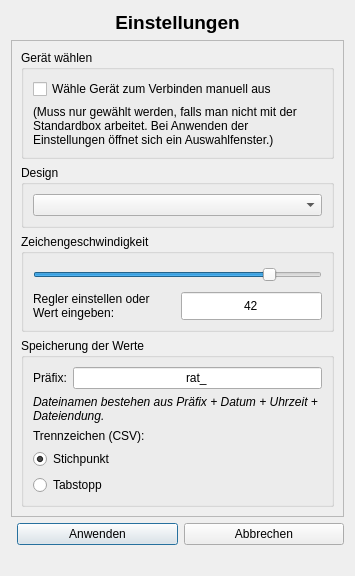
<?xml version="1.0" encoding="UTF-8"?>
<ui version="4.0">
 <class>settings</class>
 <widget class="QDialog" name="settings">
  <property name="geometry">
   <rect>
    <x>0</x>
    <y>0</y>
    <width>355</width>
    <height>576</height>
   </rect>
  </property>
  <property name="windowTitle">
   <string>Dialog</string>
  </property>
  <layout class="QGridLayout" name="gridLayout_2">
   <item row="6" column="1">
    <widget class="QPushButton" name="btn_apply">
     <property name="sizePolicy">
      <sizepolicy hsizetype="Expanding" vsizetype="Expanding">
       <horstretch>0</horstretch>
       <verstretch>0</verstretch>
      </sizepolicy>
     </property>
     <property name="text">
      <string>Anwenden</string>
     </property>
     <property name="autoDefault">
      <bool>true</bool>
     </property>
     <property name="default">
      <bool>false</bool>
     </property>
     <property name="flat">
      <bool>false</bool>
     </property>
    </widget>
   </item>
   <item row="7" column="0" colspan="2">
    <widget class="QLabel" name="lbl_space">
     <property name="text">
      <string/>
     </property>
    </widget>
   </item>
   <item row="6" column="2">
    <widget class="QPushButton" name="btn_cancel">
     <property name="sizePolicy">
      <sizepolicy hsizetype="Expanding" vsizetype="Expanding">
       <horstretch>0</horstretch>
       <verstretch>0</verstretch>
      </sizepolicy>
     </property>
     <property name="text">
      <string>Abbrechen</string>
     </property>
    </widget>
   </item>
   <item row="1" column="0" colspan="3">
    <widget class="QScrollArea" name="scrollArea">
     <property name="sizePolicy">
      <sizepolicy hsizetype="Expanding" vsizetype="Expanding">
       <horstretch>0</horstretch>
       <verstretch>1</verstretch>
      </sizepolicy>
     </property>
     <property name="verticalScrollBarPolicy">
      <enum>Qt::ScrollBarAsNeeded</enum>
     </property>
     <property name="widgetResizable">
      <bool>true</bool>
     </property>
     <widget class="QWidget" name="scrollAreaWidgetContents">
      <property name="geometry">
       <rect>
        <x>0</x>
        <y>0</y>
        <width>335</width>
        <height>479</height>
       </rect>
      </property>
      <layout class="QVBoxLayout" name="verticalLayout">
       <item>
        <widget class="QGroupBox" name="grp_selectDevice">
         <property name="sizePolicy">
          <sizepolicy hsizetype="Expanding" vsizetype="Expanding">
           <horstretch>0</horstretch>
           <verstretch>1</verstretch>
          </sizepolicy>
         </property>
         <property name="title">
          <string>Gerät wählen</string>
         </property>
         <layout class="QGridLayout" name="gridLayout_4">
          <item row="1" column="0">
           <widget class="QLabel" name="lbl_selectDeviceDescription">
            <property name="sizePolicy">
             <sizepolicy hsizetype="Expanding" vsizetype="Expanding">
              <horstretch>0</horstretch>
              <verstretch>0</verstretch>
             </sizepolicy>
            </property>
            <property name="text">
             <string>(Muss nur gewählt werden, falls man nicht mit der Standardbox arbeitet. Bei Anwenden der Einstellungen öffnet sich ein Auswahlfenster.)</string>
            </property>
            <property name="wordWrap">
             <bool>true</bool>
            </property>
           </widget>
          </item>
          <item row="0" column="0">
           <widget class="QCheckBox" name="chb_selectDevice">
            <property name="text">
             <string>Wähle Gerät zum Verbinden manuell aus</string>
            </property>
           </widget>
          </item>
         </layout>
        </widget>
       </item>
       <item>
        <widget class="QGroupBox" name="grp_stylesheet">
         <property name="sizePolicy">
          <sizepolicy hsizetype="Expanding" vsizetype="Expanding">
           <horstretch>0</horstretch>
           <verstretch>0</verstretch>
          </sizepolicy>
         </property>
         <property name="title">
          <string>Design</string>
         </property>
         <layout class="QHBoxLayout" name="horizontalLayout">
          <item>
           <widget class="QComboBox" name="cob_stylesheets">
            <property name="sizePolicy">
             <sizepolicy hsizetype="Expanding" vsizetype="Expanding">
              <horstretch>0</horstretch>
              <verstretch>0</verstretch>
             </sizepolicy>
            </property>
           </widget>
          </item>
         </layout>
        </widget>
       </item>
       <item>
        <widget class="QGroupBox" name="grp_drawSpeed">
         <property name="sizePolicy">
          <sizepolicy hsizetype="Expanding" vsizetype="Expanding">
           <horstretch>0</horstretch>
           <verstretch>1</verstretch>
          </sizepolicy>
         </property>
         <property name="title">
          <string>Zeichengeschwindigkeit</string>
         </property>
         <layout class="QGridLayout" name="gridLayout_3">
          <item row="0" column="0" colspan="2">
           <widget class="QSlider" name="bar_drawSpeed">
            <property name="sizePolicy">
             <sizepolicy hsizetype="Expanding" vsizetype="Expanding">
              <horstretch>0</horstretch>
              <verstretch>2</verstretch>
             </sizepolicy>
            </property>
            <property name="minimum">
             <number>1</number>
            </property>
            <property name="maximum">
             <number>50</number>
            </property>
            <property name="value">
             <number>42</number>
            </property>
            <property name="orientation">
             <enum>Qt::Horizontal</enum>
            </property>
           </widget>
          </item>
          <item row="1" column="0">
           <widget class="QLabel" name="lbl_drawSpeedDescription">
            <property name="sizePolicy">
             <sizepolicy hsizetype="Expanding" vsizetype="Expanding">
              <horstretch>0</horstretch>
              <verstretch>1</verstretch>
             </sizepolicy>
            </property>
            <property name="text">
             <string>Regler einstellen oder Wert eingeben:</string>
            </property>
            <property name="wordWrap">
             <bool>true</bool>
            </property>
           </widget>
          </item>
          <item row="1" column="1">
           <widget class="QLineEdit" name="txt_drawSpeed">
            <property name="sizePolicy">
             <sizepolicy hsizetype="Expanding" vsizetype="Expanding">
              <horstretch>0</horstretch>
              <verstretch>1</verstretch>
             </sizepolicy>
            </property>
            <property name="text">
             <string>42</string>
            </property>
            <property name="alignment">
             <set>Qt::AlignCenter</set>
            </property>
           </widget>
          </item>
         </layout>
        </widget>
       </item>
       <item>
        <widget class="QGroupBox" name="grp_save">
         <property name="sizePolicy">
          <sizepolicy hsizetype="Expanding" vsizetype="Expanding">
           <horstretch>0</horstretch>
           <verstretch>1</verstretch>
          </sizepolicy>
         </property>
         <property name="title">
          <string>Speicherung der Werte</string>
         </property>
         <layout class="QGridLayout" name="gridLayout">
          <item row="0" column="0">
           <widget class="QLabel" name="lbl_prefix_titel">
            <property name="sizePolicy">
             <sizepolicy hsizetype="Minimum" vsizetype="Expanding">
              <horstretch>0</horstretch>
              <verstretch>0</verstretch>
             </sizepolicy>
            </property>
            <property name="text">
             <string>Präfix:</string>
            </property>
            <property name="alignment">
             <set>Qt::AlignLeading|Qt::AlignLeft|Qt::AlignVCenter</set>
            </property>
           </widget>
          </item>
          <item row="1" column="0" colspan="2">
           <widget class="QLabel" name="lbl_saveDescription">
            <property name="sizePolicy">
             <sizepolicy hsizetype="Expanding" vsizetype="Expanding">
              <horstretch>0</horstretch>
              <verstretch>0</verstretch>
             </sizepolicy>
            </property>
            <property name="font">
             <font>
              <italic>true</italic>
             </font>
            </property>
            <property name="text">
             <string>Dateinamen bestehen aus Präfix + Datum + Uhrzeit + Dateiendung.</string>
            </property>
            <property name="wordWrap">
             <bool>true</bool>
            </property>
           </widget>
          </item>
          <item row="0" column="1">
           <widget class="QLineEdit" name="txt_prefix">
            <property name="sizePolicy">
             <sizepolicy hsizetype="Expanding" vsizetype="Expanding">
              <horstretch>0</horstretch>
              <verstretch>0</verstretch>
             </sizepolicy>
            </property>
            <property name="text">
             <string>rat_</string>
            </property>
            <property name="alignment">
             <set>Qt::AlignCenter</set>
            </property>
           </widget>
          </item>
          <item row="2" column="0" colspan="2">
           <widget class="QLabel" name="lbl_delimiter_titel">
            <property name="sizePolicy">
             <sizepolicy hsizetype="Expanding" vsizetype="Expanding">
              <horstretch>0</horstretch>
              <verstretch>0</verstretch>
             </sizepolicy>
            </property>
            <property name="text">
             <string>Trennzeichen (CSV):</string>
            </property>
           </widget>
          </item>
          <item row="3" column="0" colspan="2">
           <widget class="QRadioButton" name="rad_semicolon">
            <property name="sizePolicy">
             <sizepolicy hsizetype="Expanding" vsizetype="Expanding">
              <horstretch>0</horstretch>
              <verstretch>0</verstretch>
             </sizepolicy>
            </property>
            <property name="text">
             <string>Stichpunkt</string>
            </property>
            <property name="checked">
             <bool>true</bool>
            </property>
           </widget>
          </item>
          <item row="4" column="0" colspan="2">
           <widget class="QRadioButton" name="rad_tabstop">
            <property name="sizePolicy">
             <sizepolicy hsizetype="Expanding" vsizetype="Expanding">
              <horstretch>0</horstretch>
              <verstretch>0</verstretch>
             </sizepolicy>
            </property>
            <property name="text">
             <string>Tabstopp</string>
            </property>
            <property name="checkable">
             <bool>true</bool>
            </property>
            <property name="checked">
             <bool>false</bool>
            </property>
           </widget>
          </item>
         </layout>
        </widget>
       </item>
      </layout>
     </widget>
    </widget>
   </item>
   <item row="0" column="0" colspan="3">
    <widget class="QLabel" name="lbl_titel">
     <property name="sizePolicy">
      <sizepolicy hsizetype="Expanding" vsizetype="Expanding">
       <horstretch>0</horstretch>
       <verstretch>0</verstretch>
      </sizepolicy>
     </property>
     <property name="font">
      <font>
       <pointsize>14</pointsize>
       <weight>75</weight>
       <bold>true</bold>
      </font>
     </property>
     <property name="text">
      <string>Einstellungen</string>
     </property>
     <property name="alignment">
      <set>Qt::AlignCenter</set>
     </property>
    </widget>
   </item>
  </layout>
 </widget>
 <resources/>
 <connections/>
</ui>
